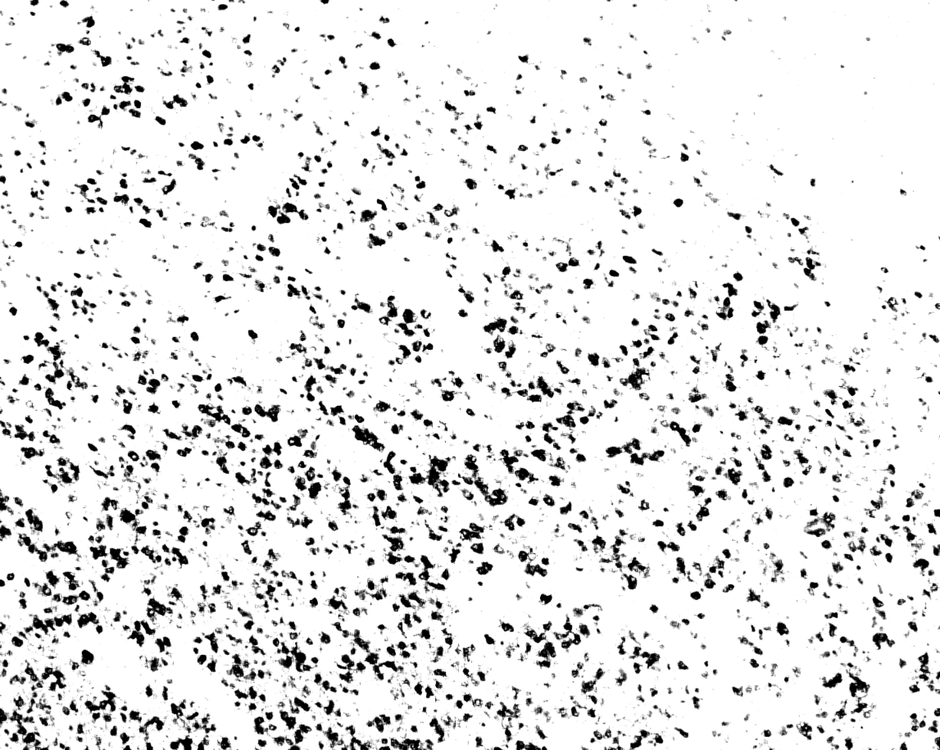
#> input picture scripts/run_pic/pictures/260558_1(highlight1).PNG, 940 x 750 px, shrunk from 1434 x 1144 before the run, found by its file name
$ jupyter execute --allow-errors test_auto_binary_black.ipynb
#> lines starting #> are read from the running program, lines starting #| are printed output that depends on the picture; after the words box and inside, x2 and y2 are one past the last pixel; in counts of white or black regions, pixels touching at a corner belong together
[cell 1]
from __future__ import annotations

from dataclasses import dataclass
from pathlib import Path
from typing import Tuple

import numpy as np
import matplotlib.pyplot as plt
import tifffile as tiff
import imageio.v3 as iio

[cell 2]
# Cell: Run S2/PSD on PNG (or TIFF)

from __future__ import annotations

from dataclasses import dataclass
from pathlib import Path
from typing import Tuple

import numpy as np
import matplotlib.pyplot as plt

# If you haven't installed these in your venv kernel:
# %pip install -q numpy matplotlib tifffile imageio pillow

import tifffile as tiff
import imageio.v3 as iio


def find_project_root(start: Path | None = None) -> Path:
    """Find nearest parent containing 'pictures' folder."""
    p = (start or Path.cwd()).resolve()
    for cur in [p, *p.parents]:
        if (cur / "pictures").exists():
            return cur
    return p


def read_image_any(path: Path) -> np.ndarray:
    """Read .tif/.tiff via tifffile; other formats via imageio."""
    path = Path(path)
    ext = path.suffix.lower()
    if ext in {".tif", ".tiff"}:
        img = tiff.imread(str(path))
    else:
        img = iio.imread(path)

    img = np.asarray(img)
    if img.ndim == 3 and img.shape[-1] == 4:  # RGBA -> RGB
        img = img[..., :3]
    return img


def rgb_to_gray(img: np.ndarray) -> np.ndarray:
    """RGB -> grayscale float32."""
    img = np.asarray(img)
    if img.ndim == 2:
        return img.astype(np.float32, copy=False)
    if img.ndim == 3 and img.shape[-1] >= 3:
        r, g, b = img[..., 0], img[..., 1], img[..., 2]
        return (0.2126 * r + 0.7152 * g + 0.0722 * b).astype(np.float32, copy=False)
    raise ValueError(f"Unsupported image shape: {img.shape}")


def otsu_threshold(x: np.ndarray) -> float:
    """Otsu threshold for 2D grayscale."""
    x = x.astype(np.float32, copy=False)
    x = x[np.isfinite(x)]
    if x.size == 0:
        return 0.0
    lo, hi = float(x.min()), float(x.max())
    if hi <= lo:
        return lo

    hist, edges = np.histogram(x, bins=256, range=(lo, hi))
    hist = hist.astype(np.float64)
    p = hist / np.maximum(hist.sum(), 1.0)
    omega = np.cumsum(p)
    centers = (edges[:-1] + edges[1:]) / 2.0
    mu = np.cumsum(p * centers)
    mu_t = mu[-1]
    sigma_b2 = (mu_t * omega - mu) ** 2 / (omega * (1.0 - omega) + 1e-12)
    idx = int(np.nanargmax(sigma_b2))
    return float(centers[idx])


def fft_autocorr_unbiased(f: np.ndarray, pad: bool = True) -> np.ndarray:
    """
    Unbiased autocorrelation via FFT.
    pad=True reduces wrap-around artifacts by zero-padding.
    """
    f = np.asarray(f, dtype=np.float32)
    if f.ndim != 2:
        raise ValueError("f must be 2D")

    h, w = f.shape
    if pad:
        H, W = 2 * h, 2 * w
        fp = np.zeros((H, W), dtype=np.float32)
        fp[:h, :w] = f
        ones = np.zeros((H, W), dtype=np.float32)
        ones[:h, :w] = 1.0
    else:
        fp = f
        ones = np.ones_like(f, dtype=np.float32)

    F = np.fft.fft2(fp)
    auto = np.fft.ifft2(F * np.conj(F)).real

    O = np.fft.ifft2(np.fft.fft2(ones) * np.conj(np.fft.fft2(ones))).real
    auto /= np.maximum(O, 1e-12)

    return auto[:h, :w]


def radial_average(img: np.ndarray) -> Tuple[np.ndarray, np.ndarray]:
    """Radial average around image center (expects fftshifted input)."""
    h, w = img.shape
    cy, cx = (h - 1) / 2.0, (w - 1) / 2.0
    y, x = np.indices((h, w))
    r = np.sqrt((y - cy) ** 2 + (x - cx) ** 2).astype(np.float32)

    r_int = r.astype(np.int32)
    max_r = int(r_int.max())

    sums = np.bincount(r_int.ravel(), weights=img.ravel(), minlength=max_r + 1)
    cnts = np.bincount(r_int.ravel(), minlength=max_r + 1)
    prof = sums / np.maximum(cnts, 1)

    return np.arange(max_r + 1, dtype=np.float32), prof.astype(np.float32)


@dataclass(frozen=True)
class Results:
    r_px: np.ndarray
    s2_r: np.ndarray
    k_idx: np.ndarray
    psd_k: np.ndarray
    phi: float


def analyze_image(
    path: Path,
    outdir: Path,
    mode: str = "binary_black",   # <-- PNG 二值图建议用这个 (for PNG with black objects on white background, use this)
    invert: bool = False,
    pad: bool = True,
) -> Results:
    """
    mode:
      - binary_black: assume black objects on white background (black=1)
      - binary_otsu:  grayscale -> Otsu -> mask
      - gray_centered: grayscale -> mean-center -> autocov C
    """
    outdir.mkdir(parents=True, exist_ok=True)

    img = read_image_any(path)
#> in read_image_any, img is the input picture: shape (750, 940, 4); mean R, G, B, A 229.9, 229.9, 229.9, 255
    x = rgb_to_gray(img)

    if invert:
        x = x.max() - x

    if mode == "binary_black":
        thr = 0.5 * (float(x.min()) + float(x.max()))  # robust for near-binary PNG
#> thr = 127.5
        f = (x < thr).astype(np.float32)  # black=1
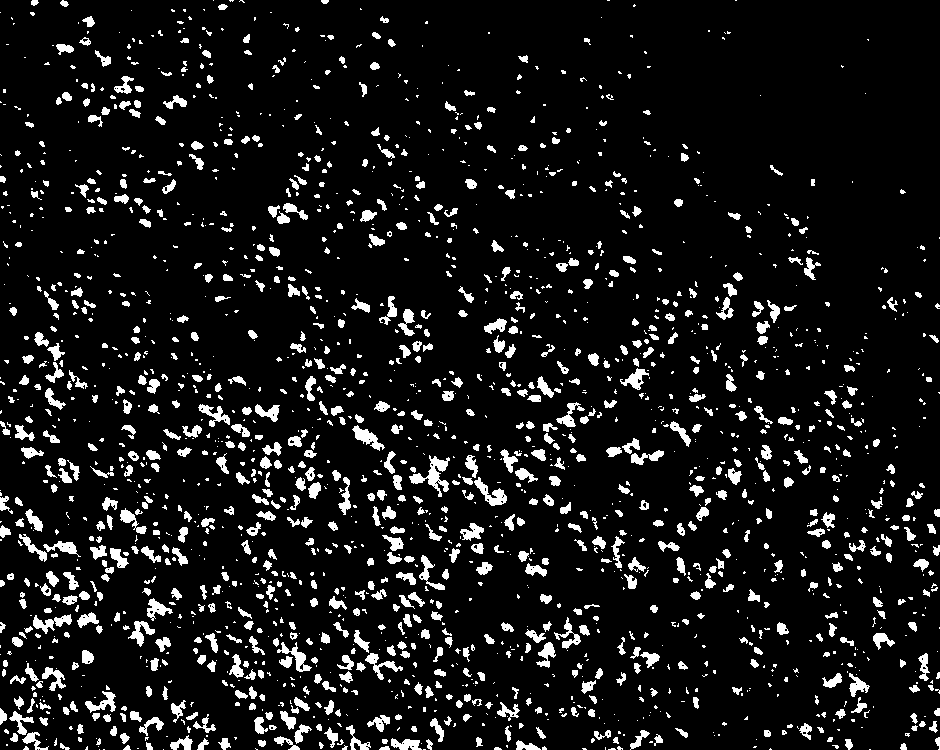
#> f: shape (750, 940) float32; values 0 (black) and 1 (white), 9.1% white; 2055 white regions (1180 under 20 px), largest, box (x1, y1, x2, y2) and area: (409, 455, 450, 497) 587, (474, 477, 507, 506) 366, (33, 614, 72, 634) 336
        phi = float(f.mean())
#> phi = 0.0909
        s2 = fft_autocorr_unbiased(f, pad=pad)
#> in fft_autocorr_unbiased, `fp[:h, :w] = f`:
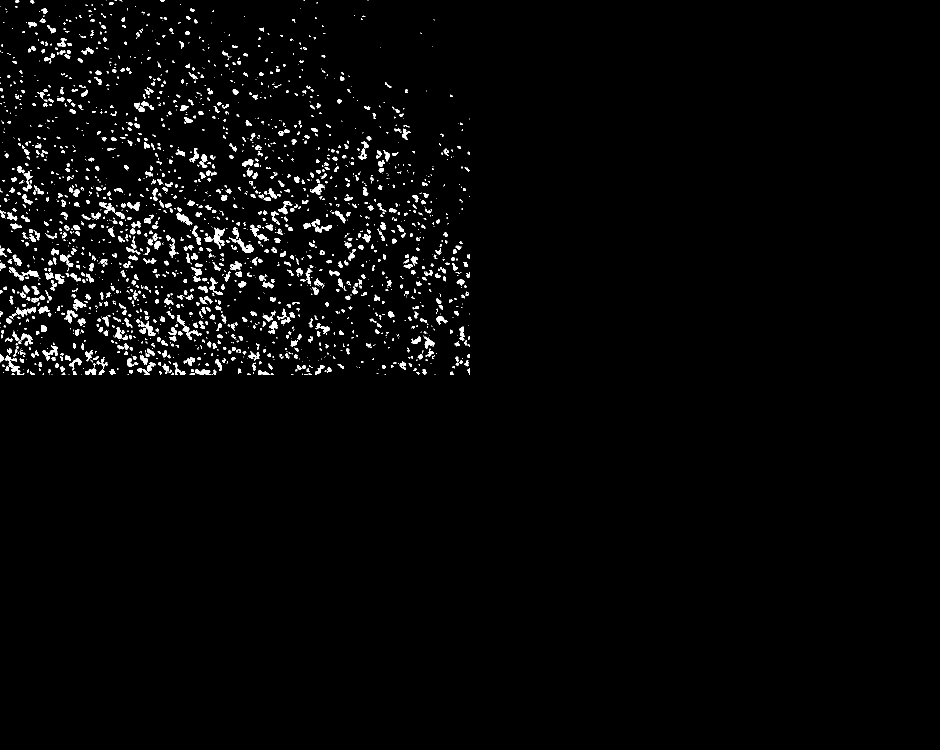
#> fp: shape (1500, 1880) float32 (shown at 1/2 size); values 0 (black) and 1 (white), 2.3% white; 2055 white regions (1180 under 20 px), largest, box (x1, y1, x2, y2) and area: (409, 455, 450, 497) 587, (474, 477, 507, 506) 366, (33, 614, 72, 634) 336
#> in fft_autocorr_unbiased, `auto = np.fft.ifft2(F * np.conj(F)).real`:
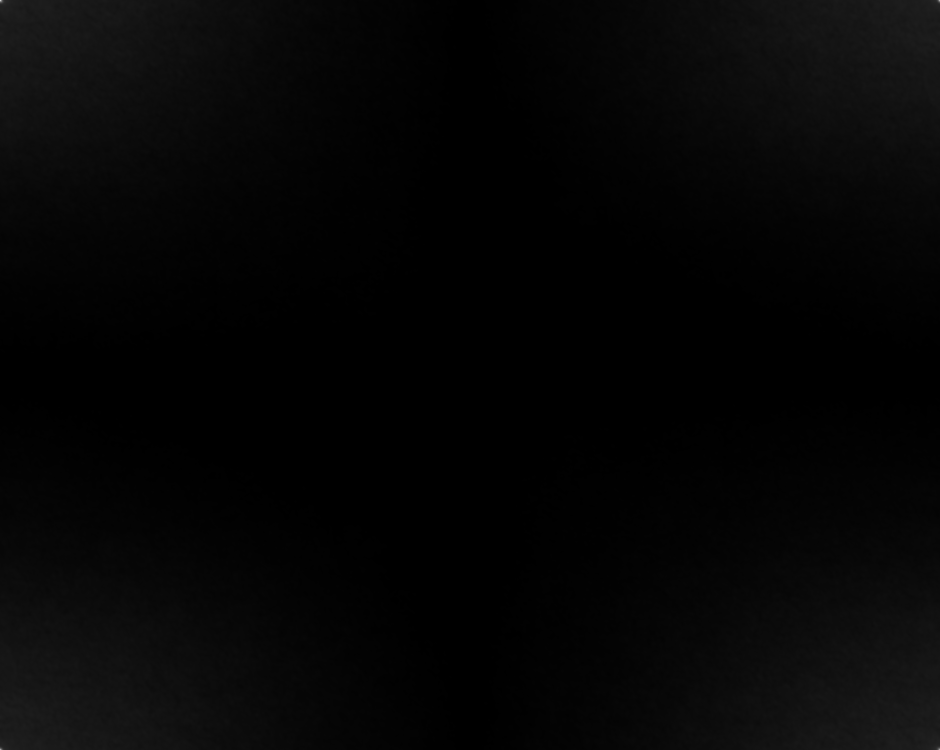
#> auto: shape (1500, 1880) float64 (shown at 1/2 size); min -3.88e-12, max 64087, mean 1456.4; drawn with min black and max white
#> in fft_autocorr_unbiased, `auto /= np.maximum(O, 1e-12)`:
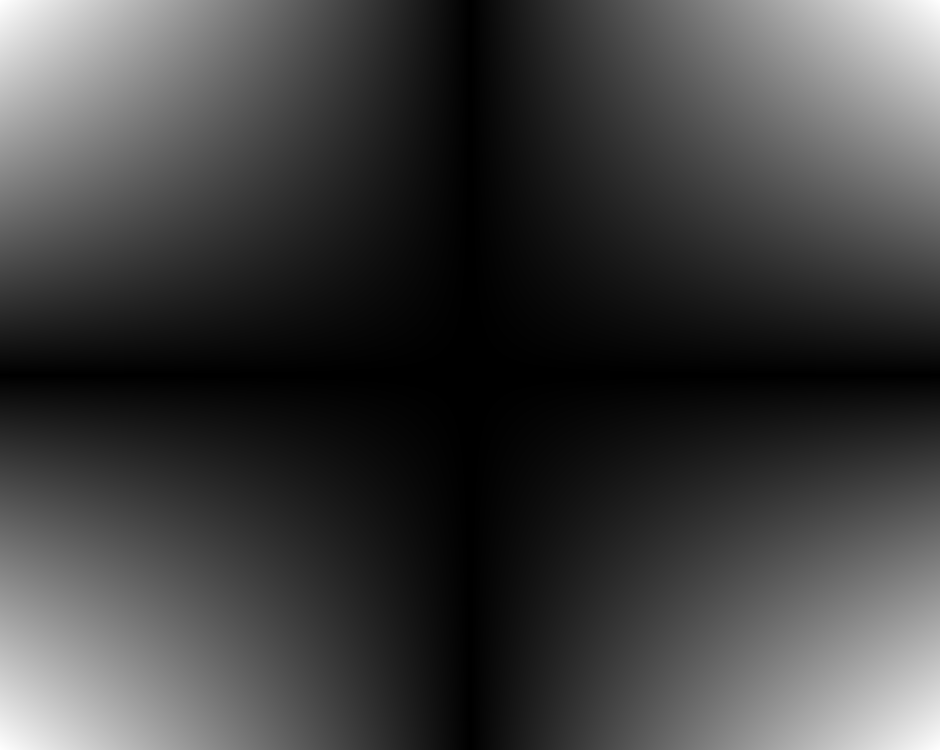
#> O: shape (1500, 1880) float64 (shown at 1/2 size); min -2.58e-10, max 705000, mean 176250; drawn with min black and max white
#> in fft_autocorr_unbiased, `return auto[:h, :w]`:
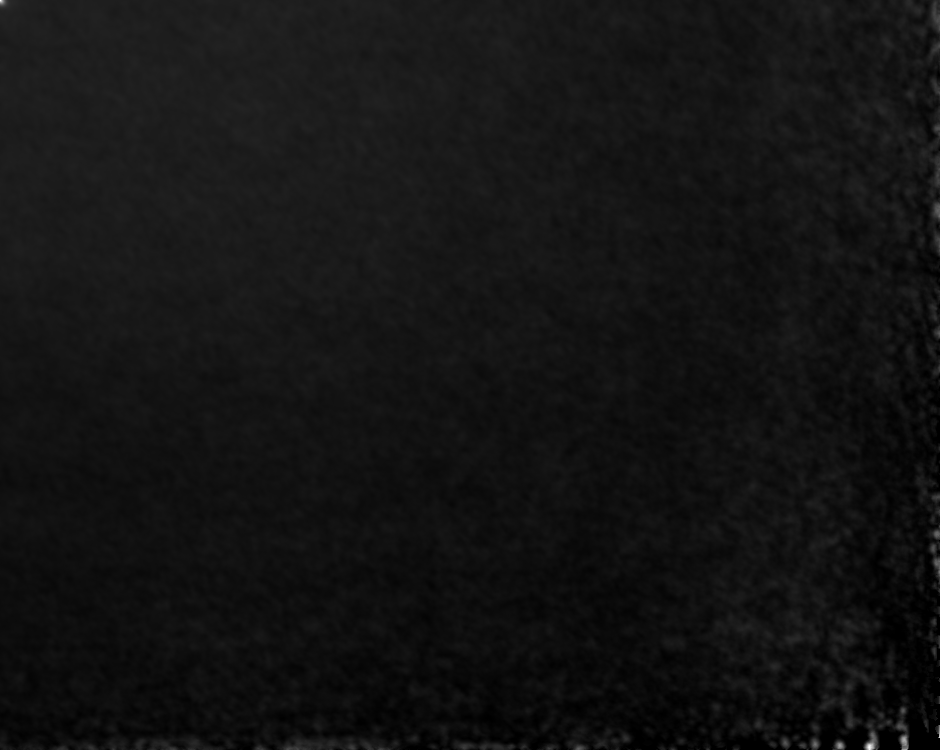
#> returned value: shape (750, 940) float64; min -5.06e-13, max 0.0909, mean 0.00694; drawn with min black and max white
        s2c = np.fft.fftshift(s2)
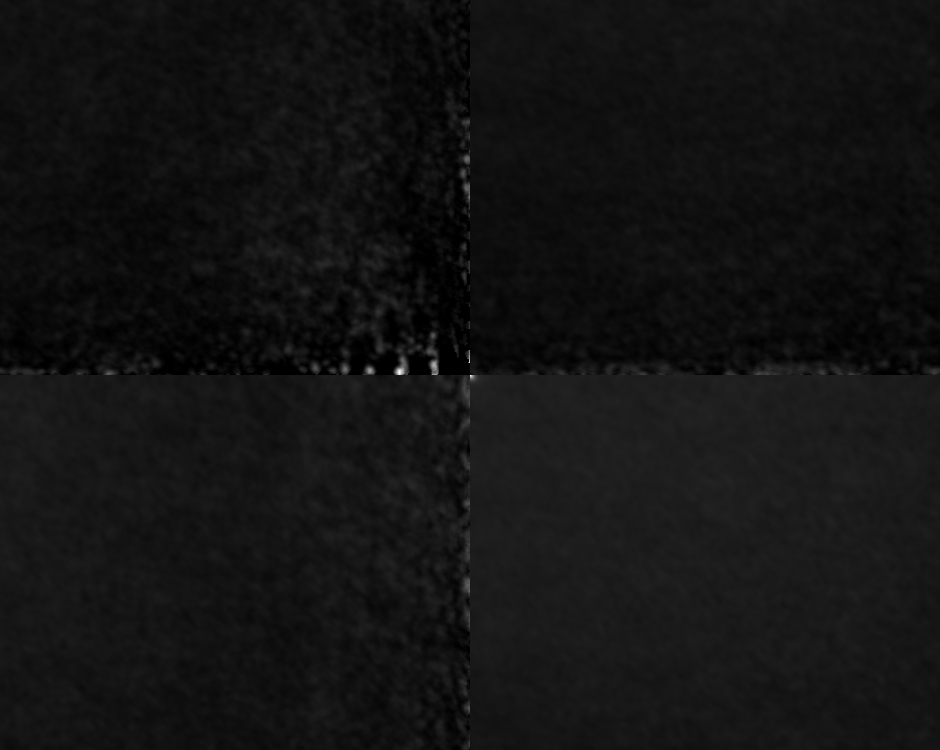
#> s2c: shape (750, 940) float64; min -5.06e-13, max 0.0909, mean 0.00694; drawn with min black and max white
        r_px, s2_r = radial_average(s2c)
#> in radial_average, `sums = np.bincount(r_int.ravel(), weights=img.ravel(), minlength=max_r..`: sums = 601 values, max 16.13 at index 369, min 0.0284 at index 600, mean 8.14
#> in radial_average, `prof = sums / np.maximum(cnts, 1)`: prof = 601 values, max 0.0275 at index 0, min 0.0062 at index 79, mean 0.00715
#> r_px = 601 values from 0 to 600; s2_r has the same summary as prof in radial_average
        y_label = "S2(r)"
        s2_tag = "S2"
    elif mode == "binary_otsu":
        thr = otsu_threshold(x)
        f = (x >= thr).astype(np.float32)
        phi = float(f.mean())
        s2 = fft_autocorr_unbiased(f, pad=pad)
        s2c = np.fft.fftshift(s2)
        r_px, s2_r = radial_average(s2c)
        y_label = "S2(r)"
        s2_tag = "S2"
    elif mode == "gray_centered":
        g = x - float(np.mean(x))
        phi = float(np.mean(x))
        c = fft_autocorr_unbiased(g, pad=pad)
        cc = np.fft.fftshift(c)
        r_px, s2_r = radial_average(cc)
        y_label = "C(r)"
        s2_tag = "C"
    else:
        raise ValueError("Unknown mode")

    # PSD from mean-centered grayscale
    g = x - float(np.mean(x))
    G = np.fft.fft2(g)
    psd = (np.abs(G) ** 2).astype(np.float32)
    psdc = np.fft.fftshift(psd)
    k_idx, psd_k = radial_average(psdc)
#> k_idx = 601 values from 0 to 600; psd_k = 601 values, max 9.14e+12 at index 0, min 1748197 at index 596, mean 3.9e+10

    s2_csv = outdir / f"{path.stem}_{s2_tag}_radial.csv"
    psd_csv = outdir / f"{path.stem}_PSD_radial.csv"
    np.savetxt(s2_csv, np.c_[r_px, s2_r], delimiter=",", header="r_px,profile", comments="")
    np.savetxt(psd_csv, np.c_[k_idx, psd_k], delimiter=",", header="k_index,psd", comments="")

    plt.figure()
    plt.plot(r_px, s2_r)
    plt.xlabel("r (pixels)")
    plt.ylabel(y_label)
    plt.tight_layout()
    plt.savefig(outdir / f"{path.stem}_{s2_tag}.png", dpi=200)
#> figure, not shown here; curve peaks at x = 0, y = 0.0275
    plt.show()

    plt.figure()
    plt.plot(k_idx, psd_k)
    plt.xlabel("radial frequency index")
    plt.ylabel("Power spectrum (radial avg)")
    plt.tight_layout()
    plt.savefig(outdir / f"{path.stem}_PSD.png", dpi=200)
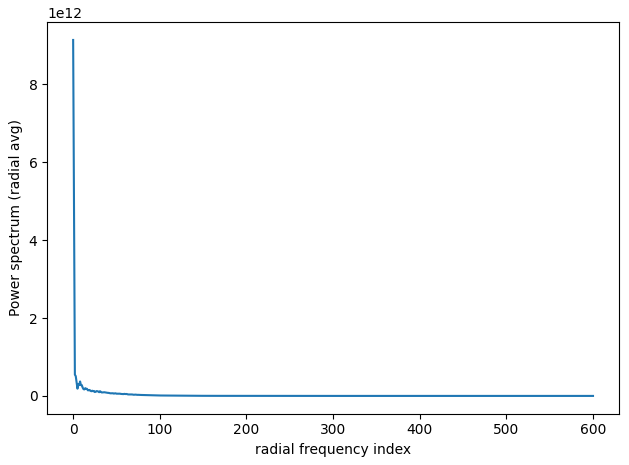
#> figure drawn by matplotlib, 1 panel; curve peaks at x = 0, y = 9.14e+12
    plt.show()

    print("Loaded:", path, "shape/dtype:", img.shape, img.dtype)
#| Loaded: scripts/run_pic/pictures/260558_1(highlight1).png shape/dtype: (750, 940, 3) uint8
    print("Saved:", s2_csv)
    print("Saved:", psd_csv)
    if mode.startswith("binary"):
        print(f"Mask area fraction phi = {phi:.4f}")
#| Mask area fraction phi = 0.0909

    return Results(r_px=r_px, s2_r=s2_r, k_idx=k_idx, psd_k=psd_k, phi=phi)
